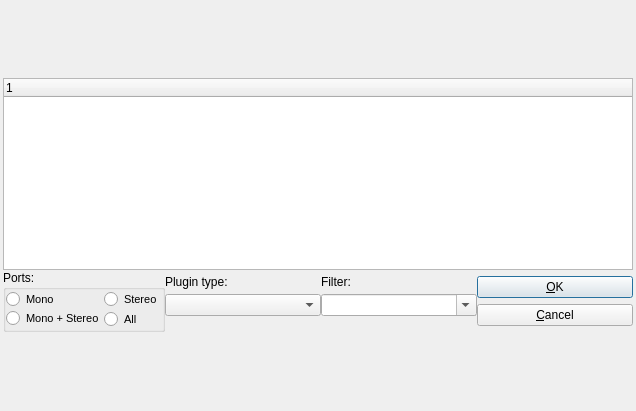
<?xml version="1.0" encoding="UTF-8"?>
<ui version="4.0">
 <class>PluginDialogBase</class>
 <widget class="QDialog" name="PluginDialogBase">
  <property name="geometry">
   <rect>
    <x>0</x>
    <y>0</y>
    <width>636</width>
    <height>411</height>
   </rect>
  </property>
  <property name="windowTitle">
   <string>Dialog</string>
  </property>
  <layout class="QGridLayout" name="gridLayout_2">
   <property name="leftMargin">
    <number>3</number>
   </property>
   <property name="topMargin">
    <number>3</number>
   </property>
   <property name="rightMargin">
    <number>3</number>
   </property>
   <property name="bottomMargin">
    <number>3</number>
   </property>
   <property name="spacing">
    <number>3</number>
   </property>
   <item row="0" column="0">
    <layout class="QGridLayout" name="gridLayout">
     <property name="spacing">
      <number>0</number>
     </property>
     <item row="0" column="0" colspan="4">
      <widget class="QTabBar" name="tabBar" native="true"/>
     </item>
     <item row="1" column="0" colspan="4">
      <widget class="QTreeWidget" name="pList">
       <property name="sizePolicy">
        <sizepolicy hsizetype="Expanding" vsizetype="Maximum">
         <horstretch>0</horstretch>
         <verstretch>0</verstretch>
        </sizepolicy>
       </property>
       <column>
        <property name="text">
         <string notr="true">1</string>
        </property>
       </column>
      </widget>
     </item>
     <item row="2" column="0">
      <widget class="QGroupBox" name="pluginfilterGroup">
       <property name="maximumSize">
        <size>
         <width>16777215</width>
         <height>100</height>
        </size>
       </property>
       <property name="title">
        <string>Ports:</string>
       </property>
       <layout class="QVBoxLayout" name="verticalLayout_4">
        <property name="spacing">
         <number>0</number>
        </property>
        <property name="leftMargin">
         <number>0</number>
        </property>
        <property name="topMargin">
         <number>0</number>
        </property>
        <property name="rightMargin">
         <number>0</number>
        </property>
        <property name="bottomMargin">
         <number>0</number>
        </property>
        <item>
         <layout class="QHBoxLayout" name="horizontalLayout_3">
          <property name="spacing">
           <number>0</number>
          </property>
          <item>
           <layout class="QVBoxLayout" name="verticalLayout_3">
            <property name="spacing">
             <number>0</number>
            </property>
            <item>
             <widget class="QRadioButton" name="onlyM">
              <property name="font">
               <font>
                <pointsize>8</pointsize>
               </font>
              </property>
              <property name="text">
               <string>Mono</string>
              </property>
              <attribute name="buttonGroup">
               <string notr="true">portFilterGroup</string>
              </attribute>
             </widget>
            </item>
            <item>
             <widget class="QRadioButton" name="onlySM">
              <property name="font">
               <font>
                <pointsize>8</pointsize>
               </font>
              </property>
              <property name="text">
               <string>Mono + Stereo</string>
              </property>
              <attribute name="buttonGroup">
               <string notr="true">portFilterGroup</string>
              </attribute>
             </widget>
            </item>
           </layout>
          </item>
          <item>
           <layout class="QVBoxLayout" name="verticalLayout">
            <property name="spacing">
             <number>1</number>
            </property>
            <item>
             <widget class="QRadioButton" name="onlyS">
              <property name="font">
               <font>
                <pointsize>8</pointsize>
               </font>
              </property>
              <property name="text">
               <string>Stereo</string>
              </property>
              <attribute name="buttonGroup">
               <string notr="true">portFilterGroup</string>
              </attribute>
             </widget>
            </item>
            <item>
             <widget class="QRadioButton" name="allPlug">
              <property name="font">
               <font>
                <pointsize>8</pointsize>
               </font>
              </property>
              <property name="text">
               <string>All</string>
              </property>
              <attribute name="buttonGroup">
               <string notr="true">portFilterGroup</string>
              </attribute>
             </widget>
            </item>
           </layout>
          </item>
         </layout>
        </item>
       </layout>
      </widget>
     </item>
     <item row="2" column="1">
      <layout class="QVBoxLayout" name="verticalLayout_2">
       <item>
        <widget class="QLabel" name="label_2">
         <property name="maximumSize">
          <size>
           <width>16777215</width>
           <height>14</height>
          </size>
         </property>
         <property name="text">
          <string>Plugin type:</string>
         </property>
        </widget>
       </item>
       <item>
        <widget class="QComboBox" name="pluginType"/>
       </item>
       <item>
        <spacer name="verticalSpacer">
         <property name="orientation">
          <enum>Qt::Vertical</enum>
         </property>
         <property name="sizeType">
          <enum>QSizePolicy::Minimum</enum>
         </property>
         <property name="sizeHint" stdset="0">
          <size>
           <width>20</width>
           <height>10</height>
          </size>
         </property>
        </spacer>
       </item>
      </layout>
     </item>
     <item row="2" column="2">
      <layout class="QVBoxLayout" name="verticalLayout_6">
       <item>
        <widget class="QLabel" name="label">
         <property name="maximumSize">
          <size>
           <width>16777215</width>
           <height>14</height>
          </size>
         </property>
         <property name="text">
          <string>Filter:</string>
         </property>
        </widget>
       </item>
       <item>
        <widget class="QComboBox" name="sortBox">
         <property name="enabled">
          <bool>true</bool>
         </property>
         <property name="editable">
          <bool>true</bool>
         </property>
        </widget>
       </item>
       <item>
        <spacer name="verticalSpacer_2">
         <property name="orientation">
          <enum>Qt::Vertical</enum>
         </property>
         <property name="sizeType">
          <enum>QSizePolicy::Minimum</enum>
         </property>
         <property name="sizeHint" stdset="0">
          <size>
           <width>20</width>
           <height>10</height>
          </size>
         </property>
        </spacer>
       </item>
      </layout>
     </item>
     <item row="2" column="3">
      <layout class="QVBoxLayout" name="verticalLayout_5">
       <item>
        <widget class="QPushButton" name="okB">
         <property name="text">
          <string>&amp;OK</string>
         </property>
        </widget>
       </item>
       <item>
        <widget class="QPushButton" name="cancelB">
         <property name="text">
          <string>&amp;Cancel</string>
         </property>
        </widget>
       </item>
      </layout>
     </item>
    </layout>
   </item>
  </layout>
 </widget>
 <customwidgets>
  <customwidget>
   <class>QTabBar</class>
   <extends>QWidget</extends>
   <header location="global">qtabbar.h</header>
   <container>1</container>
  </customwidget>
 </customwidgets>
 <resources/>
 <connections/>
 <buttongroups>
  <buttongroup name="portFilterGroup"/>
 </buttongroups>
</ui>
